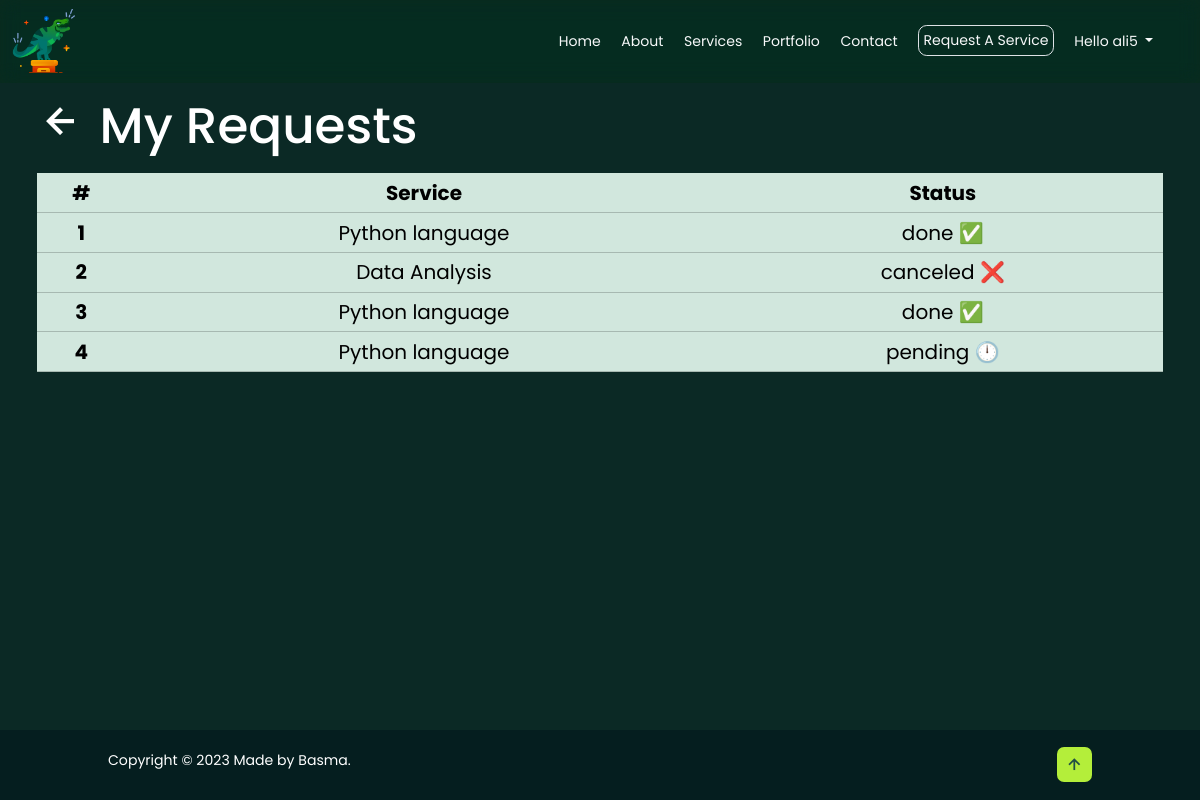
The app's page /service/my-requests/ (signed in) with its own data.
### service/models.py (models this page shows)
class ServiceRequest(models.Model):
    STATUS_CHOICES = (
        ('pending', 'Pending'),
        ('in_progress', 'In Progress'),
        ('done', 'Done'),
        ('canceled', 'Canceled'),
    )
    user = models.ForeignKey(User, on_delete=models.CASCADE)
    service = models.ForeignKey(Service, on_delete=models.CASCADE)
    status = models.CharField(max_length=20, choices=STATUS_CHOICES)

class Service(models.Model):
    title = models.CharField(max_length=100)
    description = models.TextField()
    image = models.ImageField(upload_to='services/')
    created_at = models.DateTimeField(auto_now_add=True)
    icon = models.CharField(max_length=100, default='bx-cart')

### service/views.py (the view)
# urls.py: path('my-requests/', views.my_requests, name='my_requests'),
@login_required
def my_requests(request):
    service_requests = ServiceRequest.objects.filter(user=request.user)
    return render(request, 'services/my_requests.html', {'service_requests': service_requests})

### service/templates/services/my_requests.html (shortened to what this page needs)
{% extends 'main/base.html' %}
{% load static %}
{% block content %}
<br>
    {% if user.is_superuser %}
    <a href="{% url 'accounts:profile' %}" style="text-decoration: none; color: white;"> <h1 style="font-size: 50px;"><i class='bx bx-left-arrow-alt' ></i> My Requests</h1></a>
    {% else %}
    <a href="{% url 'main:home' %}" style="text-decoration: none; color: white;"> <h1 style="font-size: 50px;"><i class='bx bx-left-arrow-alt' ></i> My Requests</h1></a>
    {% endif %}
    <br>
    <table class="table table-success rounded-4">
        <thead>
            <tr style="font-size: 20px; text-align: center;">
                <th scope="col">#</th>
                <th scope="col">Service</th>
                <th scope="col">Status</th>
            </tr>
        </thead>
        <tbody>
            {% for request in service_requests %}
              <tr style="font-size: 20px;  text-align: center;">
                <th scope="row">{{ forloop.counter }}</th>
                <td>{{ request.service.title }}</td>
                {% if request.status == 'pending' %}
                <td>{{ request.status }} 🕛</td>
                {% endif %}
                {% if request.status == 'done' %}
                <td>{{ request.status }} ✅</td>
                {% endif %}
                {% if request.status == 'canceled' %}
                <td>{{ request.status }} ❌</td>
                {% endif %}
              </tr>
              {% endfor %}
            </tbody>
          </table>
{% endblock %}

### main/templates/main/base.html (shortened to what this page needs)
{% load static %}
<!DOCTYPE html>
<html lang="en">
<head>
    <link href="https://cdn.jsdelivr.net/npm/bootstrap@5.3.1/dist/css/bootstrap.min.css" rel="stylesheet">
    <link href='https://unpkg.com/boxicons@2.1.4/css/boxicons.min.css' rel='stylesheet'>
    <link rel="stylesheet" href="{% static 'css/style.css' %}">
</head>
<body style="background-color: #0B2925 !important;">
    <nav class="navbar navbar-expand-lg sticky-top" style="
    background-color: rgb(5, 51, 12, 0.2);
    z-index: 2;
    backdrop-filter: blur(10px) saturate(125%);
    -webkit-backdrop-filter: blur(10px) saturate(125%);">
        <div class="container">
            <a href="/" class=""><img src="{% static 'images/log7.png' %}" class="logo" alt=""></a>
          <div class="collapse navbar-collapse" id="navbarNav">
            <ul class="navbar-nav w-100 justify-content-around">
              <li class="nav-item">
                <a href="/#" class="link-light link-offset-2 link-offset-3-hover link-underline link-underline-opacity-0 link-underline-opacity-75-hover">Home</a>
              </li>
              <li class="nav-item">
                <a href="/#about"  class="link-light link-offset-2 link-offset-3-hover link-underline link-underline-opacity-0 link-underline-opacity-75-hover">About</a>
              </li>
              <li class="nav-item">
                <a href="/#services"  class="link-light link-offset-2 link-offset-3-hover link-underline link-underline-opacity-0 link-underline-opacity-75-hover">Services</a>
            </li>
              <li class="nav-item">
                <a href="/#portfolio"  class="link-light link-offset-2 link-offset-3-hover link-underline link-underline-opacity-0 link-underline-opacity-75-hover">Portfolio</a>
            </li>
            <li class="nav-item">
                <a href="/#contact"  class="link-light link-offset-2 link-offset-3-hover link-underline link-underline-opacity-0 link-underline-opacity-75-hover">Contact</a>
            </li>
            {% if user.is_authenticated %}
            <li class="nav-item">
              <a href="{% url 'service:service_list' %}"  class=" border p-2 rounded-4 link-light link-offset-2 link-offset-3-hover link-underline link-underline-opacity-0 link-underline-opacity-75-hover">Request A Service</a>
            </li>
          {% endif %}
            <li class="nav-item">
                <div class="dropdown">
                    <a class="link-light link-offset-2 link-offset-3-hover link-underline link-underline-opacity-0 link-underline-opacity-75-hover dropdown-toggle" type="button" id="dropdownMenuButton1" data-bs-toggle="dropdown" aria-expanded="false">
                      {% if user.is_authenticated %}
                      Hello {{ user.username }}
                      {% else %}
                      Account
                      {% endif %}
                    </a>
                  </div>
            </li>
          </div>
        </div>
    </nav>
    <div class="container">
        {% block content %}
        {% endblock %}
    </div>
    <footer class="footer" style="background-color: #051E1F!important;">
        <div class="footer-text">
          <p>Copyright &copy; 2023 Made by Basma.</p>
        </div>
        <div class="footer-iconTop">
            <a style="text-decoration: none;" href="#home"><i class='bx bx-up-arrow-alt'></i></a>
        </div>
    </footer>
</body>
</html>

### BasmaSite/static/css/style.css (style rules this page uses)
* { box-sizing: border-box; text-decoration: none; border: none; outline: none; scroll-behavior: smooth; font-family: 'Poppins', sans-serif; }
:root { --bg-color: #0d3607cc; --second-bg-color: #225044; --text-color: #fff; --main-color: #B4EE3A!important; }
html { font-size: 62.5%; overflow-x: hidden; }
body { background-color:var(--bg-color); color: var(--text-color); display: flex; flex-direction: column; min-height: 100vh; }
.logo { left: -6%; width: 15%; float: left; position: relative; margin-top: -3px; }
.navbar a { font-size: 1.6rem; transition: .3s; }
.footer { width: 100%; display: flex; padding: 2rem 9%; color: white; text-align: center; margin-top: auto; bottom: 0; justify-content: space-between; align-items: center; flex-wrap: wrap; background: var(--second-bg-color); }
.footer-text p { font-size: 1.6rem; }
.footer-iconTop a { display: inline-flex; justify-content: center; align-items: center; padding: .8rem; background: var(--main-color); border-radius: .8rem; transition: .5s ease; }
.footer-iconTop a i { font-size: 2.4rem; color: var(--second-bg-color); }
@media (max-width: 1200px) { html { font-size: 55%; } }

### records on screen
ServiceRequest: service "Python language", status "done"
ServiceRequest: service "Data Analysis", status "canceled"
ServiceRequest: service "Python language", status "done"
ServiceRequest: service "Python language", status "pending"

### other values on screen
{{ user.username }} "ali5"
